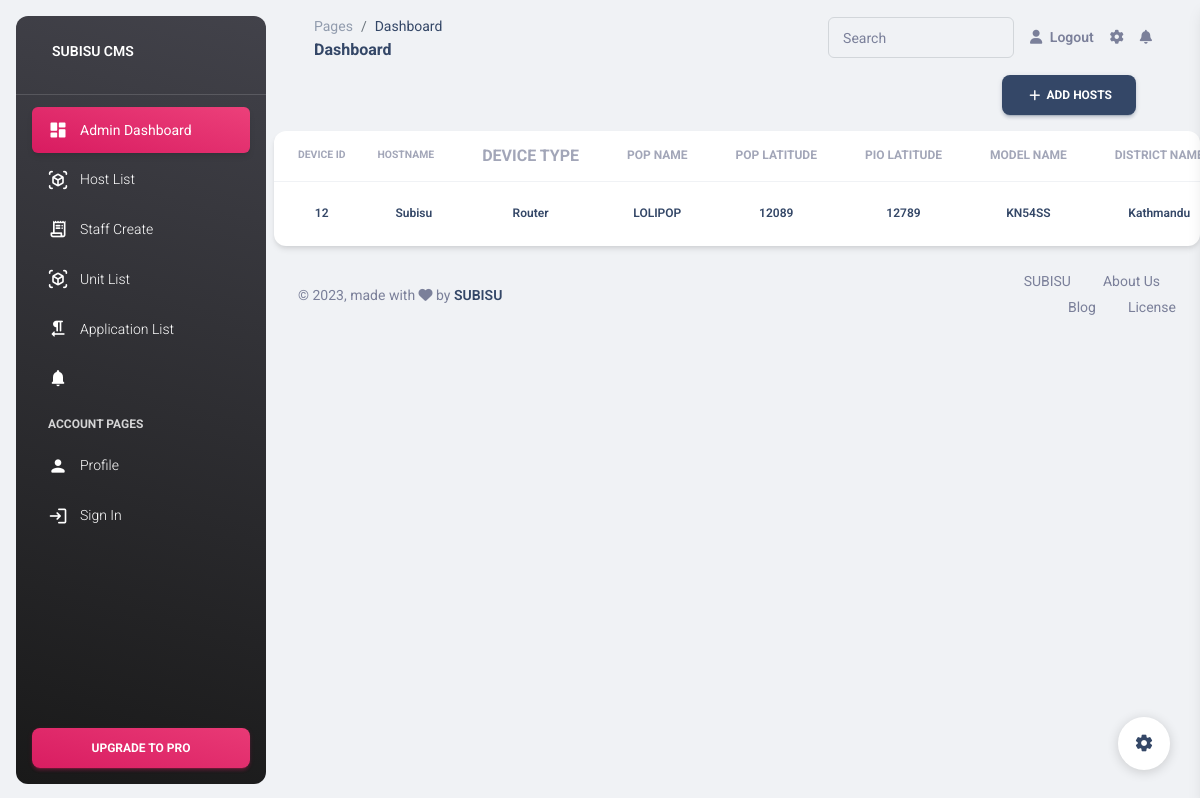
The app's page /hosts/ (signed in), older data.
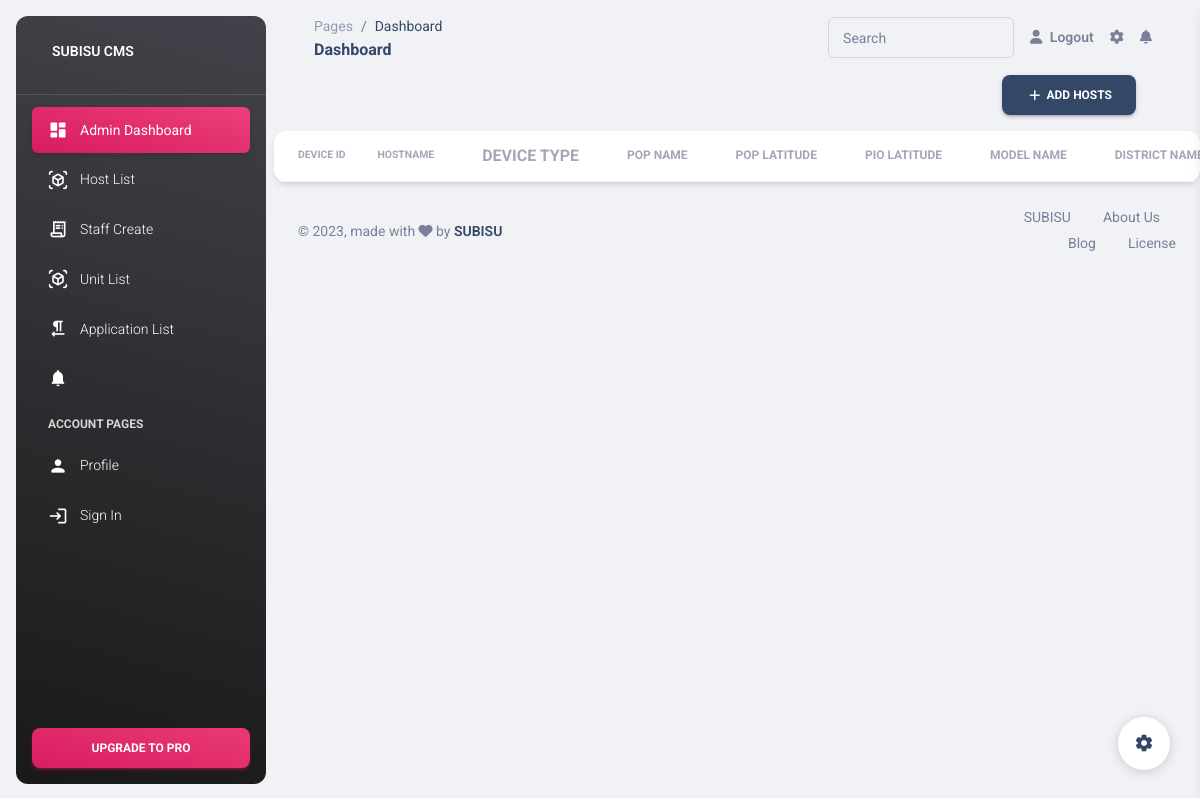
The same page, newer data.
### Models/hosts.py (models this page shows, shortened)
class Hosts(models.Model):
    deviceId = models.IntegerField()
    hostname = models.CharField(max_length=200)
    deviceType = models.CharField(max_length= 200)
    popName = models.CharField(max_length=250)
    popLatitude = models.BigIntegerField()
    pioLatitude = models.BigIntegerField()
    modelName = models.CharField(max_length=250)
    districtname = models.CharField(max_length=250)
    regionName = models.CharField(max_length=250)
    provinceName = models.CharField(max_length=250)
    branchName = models.CharField(max_length=250)
    hyperVisor = models.CharField(max_length=250)

### subisu/views.py (the view)
# urls.py: path('hosts/', hosts, name='hosts'),
@login_required
def hosts(request):
    hosts = Hosts.objects.all()
    context = {
        'hosts' : hosts
    }
    return render(request, 'subisu/host.html', context)

### templates/subisu/host.html (shortened to what this page needs)
{%extends 'subisu/base.html' %}
{%block start%}
<div class="d-flex justify-content-end  px-6">
  <a class="btn btn-icon btn-3 btn-dark ml-auto" href="{%url 'add_host' %}">
    <span class="btn-inner--icon"><i class="material-icons">add</i></span>
    <span class="btn-inner--text">Add Hosts</span>
  </a>
</div>
<div class="card">
  <div class="table-responsive">
    <table class="table align-items-center mb-0">
      <thead>
        <tr>
            <th class="text-uppercase text-secondary text-xxs font-weight-bolder opacity-7">Device ID</th>
            <th class="text-uppercase text-secondary text-xxs font-weight-bolder opacity-7 ps-2">Hostname</th>
            <th class="text-center text-uppercase text-secondary text-x font-weight-bolder opacity-7">Device Type</th>
            <th class="text-center text-uppercase text-secondary text-xs font-weight-bolder opacity-7">POP Name</th>
            <th class="text-center text-uppercase text-secondary text-xs font-weight-bolder opacity-7">POP Latitude</th>
            <th class="text-center text-uppercase text-secondary text-xs font-weight-bolder opacity-7">PIO Latitude</th>
            <th class="text-center text-uppercase text-secondary text-xs font-weight-bolder opacity-7">Model Name</th>
            <th class="text-center text-uppercase text-secondary text-xs font-weight-bolder opacity-7">District Name</th>
        </tr>
      </thead>
      <tbody>
        {% for host in hosts %}
            <tr>
              <td class="align-middle text-center"><h6 class="mb-0 text-xs">{{ host.deviceId }}</h6></td>
              <td class="align-middle text-center"><h6 class="mb-0 text-xs">{{ host.hostname }}</h6></td>
              <td class="align-middle text-center"><h6 class="mb-0 text-xs">{{ host.deviceType }}</h6></td>
              <td class="align-middle text-center"><h6 class="mb-0 text-xs">{{ host.popName }}</h6></td>
              <td class="align-middle text-center"><h6 class="mb-0 text-xs">{{ host.popLatitude }}</h6></td>
              <td class="align-middle text-center"><h6 class="mb-0 text-xs">{{ host.pioLatitude }}</h6></td>
              <td class="align-middle text-center"><h6 class="mb-0 text-xs">{{ host.modelName }}</h6></td>
              <td class="align-middle text-center"><h6 class="mb-0 text-xs">{{ host.districtname }}</h6></td>
            </tr>
        {% endfor %}
      </tbody>
    </table>
  </div>
</div>
{%endblock%}

Row changes from the older to the newer data that the page shows:
removed Hosts: deviceId "12", hostname "Subisu", deviceType "Router", popName "LOLIPOP", popLatitude "12089", pioLatitude "12789", modelName "KN54SS", districtname "Kathmandu"
